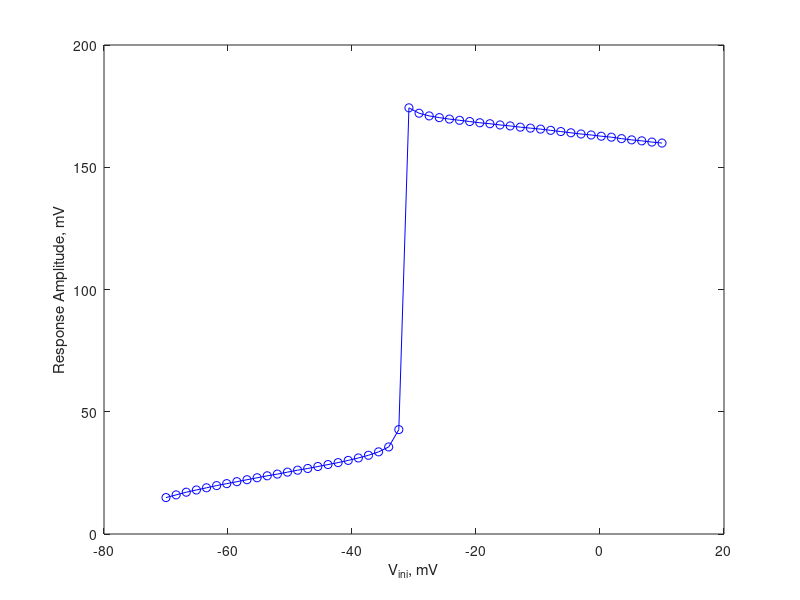

The MATLAB source for this figure:
clear all;
data=[
-70 14.9
-68.3673 16
-66.7347 17.1
-65.102 18
-63.4694 18.9
-61.8367 19.8
-60.2041 20.6
-58.5714 21.4
-56.9388 22.2
-55.3061 23
-53.6735 23.8
-52.0408 24.5
-50.4082 25.3
-48.7755 26.1
-47.1429 26.8
-45.5102 27.6
-43.8776 28.4
-42.2449 29.2
-40.6122 30.1
-38.9796 31.1
-37.3469 32.2
-35.7143 33.6
-34.0816 35.6
-32.449 42.7
-30.8163 174.3
-29.1837 172.1
-27.551 171
-25.9184 170.3
-24.2857 169.7
-22.6531 169.2
-21.0204 168.7
-19.3878 168.2
-17.7551 167.8
-16.1224 167.3
-14.4898 166.9
-12.8571 166.4
-11.2245 166
-9.59184 165.6
-7.95918 165.1
-6.32653 164.6
-4.69388 164.1
-3.06122 163.6
-1.42857 163.2
0.204082 162.7
1.83673 162.3
3.46939 161.7
5.10204 161.2
6.73469 160.8
8.36735 160.3
10 159.9
];
plot(data(:,1),data(:,2),'bo-');
xlabel('V_{ini}, mV');
ylabel('Response Amplitude, mV');
